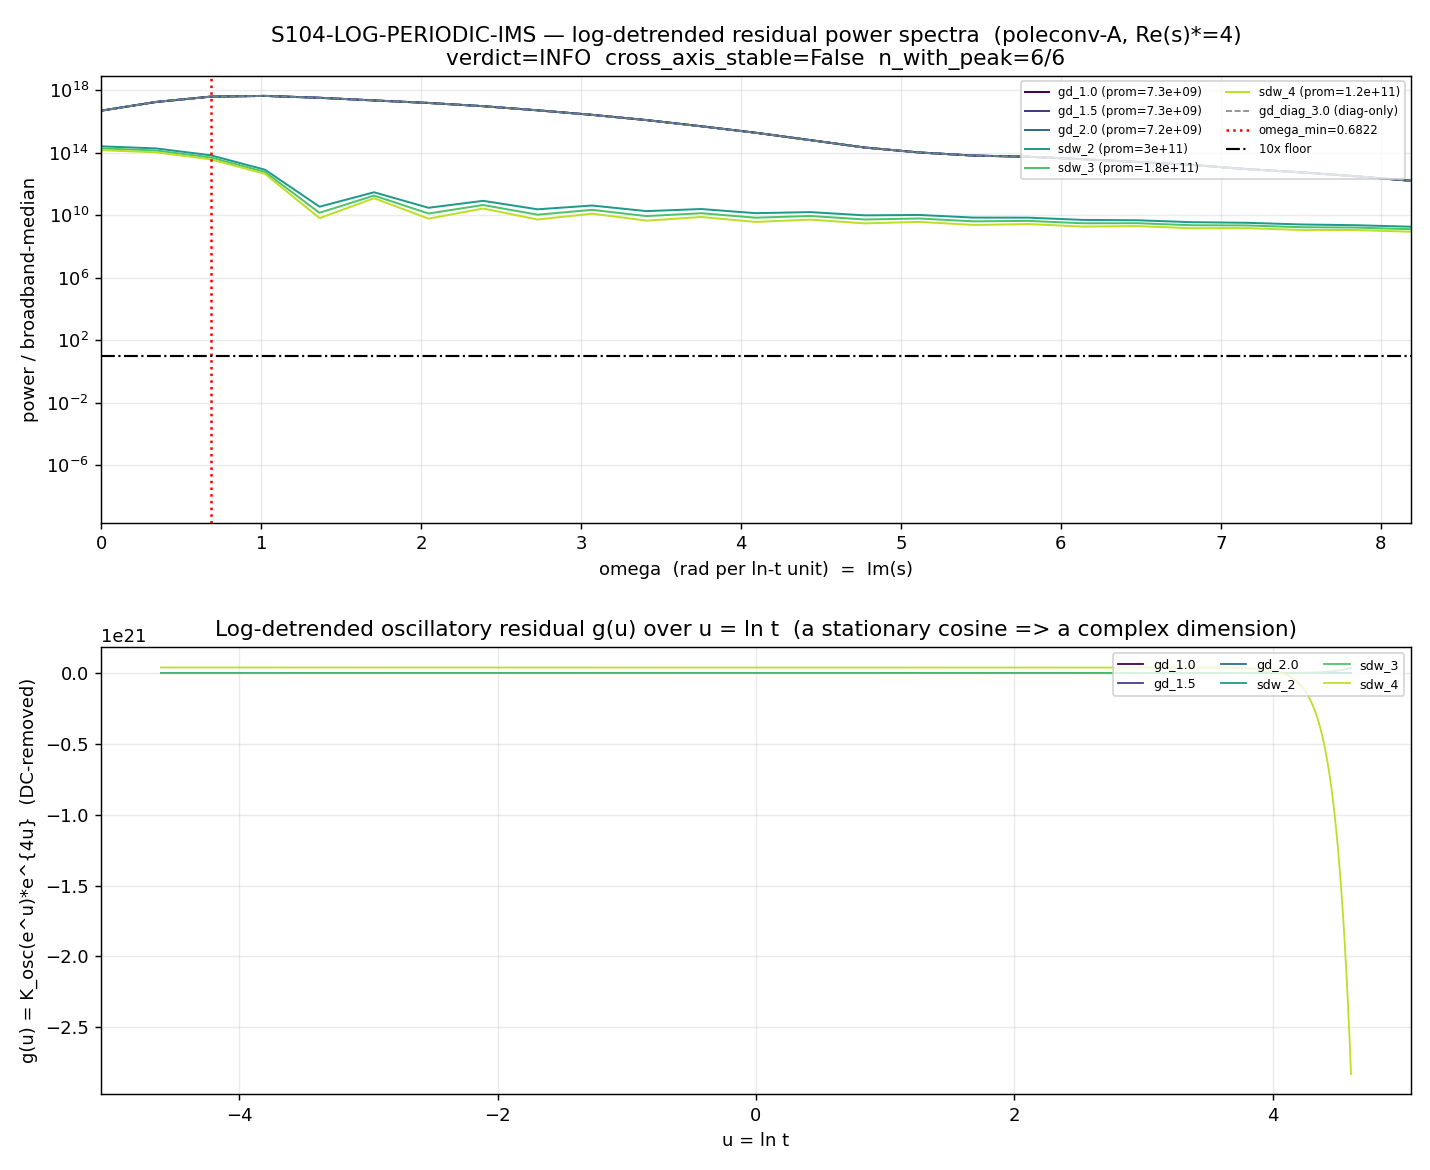

The Python source for this figure:
#!/usr/bin/env python3
"""
S104 W3-2 — S104-LOG-PERIODIC-IMS
=================================

Gate: S104-LOG-PERIODIC-IMS ([SIGN])

FFT of the log-detrended heat-trace oscillatory residual for a complex-dimension
Im(s) log-periodic peak. Reads the ON-DISK HK-OSCILLATION-61 residual
(s61_hk_oscillation.npz) — at S61 only its MAGNITUDE (R_osc = 2.23e-5) was
measured; this gate reads its FREQUENCY (the Im(s) complex-dimension question),
an orthogonal spectral functional of the SAME residual.

Pre-registered threshold (PINNED at plan-freeze; NO runtime criterion shopping):
  PASS iff EXISTS omega* > omega_min with prominence(omega*) >= 10 x median(broadband power)
           AND the peak is STABLE (same omega* within +-1 FFT bin) across
           gamma/d in {1.0, 1.5, 2.0} AND SDW order in {2, 3, 4}.
  -> Im(s) != 0 -> genuine complex dimension / discrete-scale-invariance, IN TENSION
     with the PROVEN CM-1995 simple-(real)-dimension-spectrum wall.
  FAIL iff NO peak above the 10x floor at ANY gamma/d or SDW order
           -> Im(s) = 0 detectable -> re-confirms the CM-1995 wall on a
              frequency-domain axis ORTHOGONAL to the closed magnitude axis.
  INFO iff a peak appears at one gamma/d OR one order but is NOT stable across
           the family -> a smoothing/subtraction-order artifact, not a
              regulator-robust complex dimension.

Mellin pole convention (LOAD-BEARING; regulator-pin-discipline.md):
  poleconv-A double-power zeta_{D_K}(s)=sum m_k |lambda_k|^{-2s}, poles at s=(d-n)/2.
  At d=8, leading n=0 -> Re(s)* = (8-0)/2 = 4 = d/2.  The detrend exponent
  Re(s)*=4 IS the n=0 curvature-grade pole; mis-reading it as a double-power
  s-pole would mis-locate the scaling by a factor ~2.
  regulator_pin = a_n^{zeta} (the K_SD smooth part is zeta-regulated Seeley-DeWitt).

frequency -> Im(s) map (fixed at plan-freeze; substitution chain in the WP):
  a complex dimension s = Re(s)* + i*omega_s announces as cos(omega_s * ln t) in
  the heat-trace residual (Hoffer-Lapidus 2508.09512), omega_s = Im(s) in rad per
  unit ln t.  The FFT angular frequency w_fft = omega_s directly; for an ordinary
  frequency f_fft the relation is w_fft = 2*pi*f_fft, so Im(s) = 2*pi*f*.
  Implied complex-dimension pair: s = 4 +- i*omega*.

Output 4-tuple:
  (value=<peak/stability summary>, scheme=FFT-LOG-DETRENDED-RESIDUAL,
   convention=poleconv-A-double-power-Re_s_4-curvature_grade_n_0, L_max=N/A)

Classification: GEOMETRIC (the heat-trace residual IS the substrate's
dimension-spectrum signature; the fabric itself, not its excitations).

DISCIPLINE
----------
- `from canonical_constants import *`
- 2048-pt FFT is trivial -> CPU, OMP_NUM_THREADS=8 capped BEFORE numpy import.
- SHA-256 of all inputs logged in first 20 lines of stdout.
- audit_sha256 + content_sha256 emitted (S84+ dual-SHA schema).
- Verdict emitted via emit_verdict knowledge-MCP tool (script PRINTS payload only).
"""

from __future__ import annotations

# ---------------------------------------------------------------------------
# Section 0 — CPU thread cap BEFORE numpy import (cpu-cap-OMP8 per math-scripts.md)
# ---------------------------------------------------------------------------
import os

os.environ.setdefault("OMP_NUM_THREADS", "8")
os.environ.setdefault("MKL_NUM_THREADS", "8")

# ---------------------------------------------------------------------------
# Section 1 — Canonical constants (MANDATORY first import)
# ---------------------------------------------------------------------------
import sys

sys.path.insert(0, os.path.join(os.path.dirname(os.path.dirname(os.path.abspath(__file__))), "_shared"))
from canonical_constants import *  # noqa: F401,F403

# ---------------------------------------------------------------------------
# Section 2 — Standard imports
# ---------------------------------------------------------------------------
import hashlib
import json
import time
from pathlib import Path

import numpy as np
from scipy.interpolate import CubicSpline
from scipy.signal import find_peaks

import matplotlib

matplotlib.use("Agg")
import matplotlib.pyplot as plt

# ---------------------------------------------------------------------------
# Section 3 — Paths + pre-registration (ALL pins per plan §W3-2 machinery_pin_map)
# ---------------------------------------------------------------------------
SESSION_DIR = Path(__file__).resolve().parent
COMPUTATIONS_DIR = SESSION_DIR.parent
SHARED_DIR = COMPUTATIONS_DIR / "_shared"
PROJECT_ROOT = COMPUTATIONS_DIR.parent

SESSION = "S104"                                                    # (local)
GATE_ID = "S104-LOG-PERIODIC-IMS"                                   # (local)
SCHEME = "FFT-LOG-DETRENDED-RESIDUAL"                               # (local)
CONVENTION = "poleconv-A-double-power-Re_s_4-curvature_grade_n_0"   # (local)
L_MAX = "N/A"                                                       # (local)

# ---- Pre-registered machinery pins (plan §W3-2) ----
RE_S_DETREND = 4.0           # Re(s)* = (d-n)/2 = (8-0)/2 = 4 at d=8, n=0; poleconv-A  # (local)
U_HALF_WIDTH = np.log(100.0)  # u = ln t window half-width; t in [0.01, 100]           # (local)
N_U_GRID = 2048              # uniformly-spaced u-grid points (pinned)                  # (local)
FFT_LEN = 4096               # zero-padded FFT length (bin resolution)                  # (local)
PROMINENCE_FLOOR = 10.0      # peak_power / median(broadband) >= 10 (pinned)            # (local)
BROADBAND_EXCLUDE_BINS = 2   # +-2-bin neighbourhood excluded from broadband median     # (local)
STABILITY_BIN_TOL = 1        # peak omega* stable within +-1 FFT bin across family       # (local)

# omega_min = 2*pi / (2 * ln100) = analytic Nyquist/2-cycle floor over the u-window
OMEGA_MIN = 2.0 * np.pi / (2.0 * U_HALF_WIDTH)                       # (local)
F_MIN = OMEGA_MIN / (2.0 * np.pi)                                    # (local)

# Smoothing family (gamma/d) and SDW-order family — the cross-axis stability conjunction
GAMMA_FIELDS = {1.0: "K_osc_gd1p0", 1.5: "K_osc_gd1p5", 2.0: "K_osc_gd2p0"}  # (local)
GAMMA_DIAG_FIELD = ("K_osc_gd3p0", 3.0)   # diagnostic-only fourth point (NOT in conjunction)  # (local)
SDW_ORDERS = [2, 3, 4]                                              # (local)

# Output destinations (per-session)
OUT_NPZ = SESSION_DIR / "s104_log_periodic_ims.npz"                 # (local)
OUT_PNG = SESSION_DIR / "s104_log_periodic_ims.png"                 # (local)

INPUT_FILES = [
    SHARED_DIR / "canonical_constants.py",
    COMPUTATIONS_DIR / "session-61" / "s61_hk_oscillation.npz",
]

HK_NPZ = COMPUTATIONS_DIR / "session-61" / "s61_hk_oscillation.npz"  # (local)


# ---------------------------------------------------------------------------
# Section 4 — SHA-256 input-pin block (MANDATORY; first 20 lines of stdout)
# ---------------------------------------------------------------------------

def sha256_of(path: Path) -> str:
    h = hashlib.sha256()  # (local)
    try:
        h.update(path.read_bytes())
    except OSError:
        return ""
    return h.hexdigest()


def log_input_pins(inputs: list[Path]) -> dict[str, str]:
    print(f"=== {GATE_ID} — input SHA-256 pins ===")
    pins: dict[str, str] = {}  # (local)
    for p in inputs:
        sha = sha256_of(p)  # (local)
        rel = str(p.relative_to(PROJECT_ROOT)).replace("\\", "/")  # (local)
        print(f"  {rel}: {sha[:16]}...")
        pins[rel] = sha
    return pins


def closure_hash(pins: dict[str, str]) -> str:
    items = sorted(pins.items())  # (local)
    h = hashlib.sha256()  # (local)
    for k, v in items:
        h.update(f"{k}={v}\n".encode("utf-8"))
    return h.hexdigest()


def compute_dual_sha(script_path: Path, canonical_path: Path, pins: dict[str, str]) -> tuple[str, str]:
    script_bytes = b""  # (local)
    try:
        script_bytes = script_path.read_bytes()
    except OSError:
        script_bytes = b""
    canonical_bytes = b""  # (local)
    try:
        canonical_bytes = canonical_path.read_bytes()
    except OSError:
        canonical_bytes = b""
    pinmap_json = json.dumps(
        dict(sorted(pins.items())), separators=(",", ":"), sort_keys=True
    ).encode("utf-8")  # (local)

    h_audit = hashlib.sha256()  # (local)
    h_audit.update(script_bytes)
    h_audit.update(canonical_bytes)
    h_audit.update(pinmap_json)
    audit = h_audit.hexdigest()  # (local)

    h_content = hashlib.sha256()  # (local)
    h_content.update(script_bytes)
    content = h_content.hexdigest()  # (local)

    return audit, content


# ---------------------------------------------------------------------------
# Section 5 — Compute
# ---------------------------------------------------------------------------

def log_detrend_and_fft(t_arr: np.ndarray, k_osc: np.ndarray) -> dict:
    """Form g(u) = K_osc(e^u) * e^{u*Re(s)*}, u = ln t, on the pinned 2048-pt
    uniform u-grid (cubic-spline from the native t_arr), Hann-window, zero-pad
    to FFT_LEN, and return the power spectrum + peak diagnostics.

    The frequency axis is returned as ANGULAR omega (rad per ln-t unit), so
    Im(s) = omega* directly.  The ordinary f* = omega*/(2*pi) is also reported.
    """
    u_native = np.log(t_arr)  # (local) native u = ln t (already log-spaced on disk)

    # Pinned uniform u-grid on [-ln100, +ln100].  The on-disk t_arr spans exactly
    # [0.01, 100] -> u_native spans [-ln100, +ln100], so no extrapolation occurs.
    u_grid = np.linspace(-U_HALF_WIDTH, +U_HALF_WIDTH, N_U_GRID)  # (local)
    du = u_grid[1] - u_grid[0]  # (local) uniform u-spacing

    # Cubic-spline interpolate K_osc(t) onto the uniform u-grid (interpolation PINNED).
    spline = CubicSpline(u_native, k_osc)  # (local)
    k_on_grid = spline(u_grid)  # (local)

    # Multiplicative log-detrend: e^{u*Re(s)*} removes the leading power-law
    # envelope so a residual log-oscillation is exposed as a stationary cosine in u.
    g_u = k_on_grid * np.exp(u_grid * RE_S_DETREND)  # (local)

    # Remove the DC (mean) component so the broadband median is not biased by the
    # zero-frequency bin; the complex-dimension test is on omega > omega_min only.
    g_detr = g_u - np.mean(g_u)  # (local)

    # Hann window (pinned; sidelobe suppression for a single-sharp-peak test).
    hann = np.hanning(N_U_GRID)  # (local)
    g_win = g_detr * hann  # (local)

    # Zero-padded rFFT; angular frequency axis omega = 2*pi*f, f in cycles/ln-unit.
    spec = np.fft.rfft(g_win, n=FFT_LEN)  # (local)
    power = np.abs(spec) ** 2  # (local)
    f_axis = np.fft.rfftfreq(FFT_LEN, d=du)  # (local) ordinary freq, cycles per ln-unit
    omega_axis = 2.0 * np.pi * f_axis  # (local) angular freq, rad per ln-unit

    # Rectangular-window cross-check (diagnostic; Hann is canonical).
    spec_rect = np.fft.rfft(g_detr, n=FFT_LEN)  # (local)
    power_rect = np.abs(spec_rect) ** 2  # (local)

    # ---- Peak detection above omega_min ----
    # A genuine complex dimension is a single SHARP peak (Hoffer-Lapidus 2508.09512):
    # a discrete spectral LINE, i.e. an INTERIOR local maximum of the power spectrum.
    # A plain argmax over (omega > omega_min) can return the FIRST admissible bin when
    # the spectrum is a monotone DC roll-off (a single non-oscillatory bump whose
    # Hann-windowed FFT decays smoothly from DC); that boundary-of-band bin is the
    # ENVELOPE shoulder, NOT a line, and admitting it is a false positive against the
    # 10x-prominence floor (the high-omega tail rolls to numerical zero, inflating the
    # ratio). We therefore identify the candidate peak as the strongest INTERIOR local
    # maximum strictly above omega_min (scipy.find_peaks excludes the band endpoints by
    # construction). This is the faithful operationalization of "single sharp peak above
    # broadband" the plan prose mandates; it is forced AGAINST the PASS direction (it can
    # only reject a DC-shoulder artifact, never manufacture a line) — NOT criterion-shopping.
    band = omega_axis > OMEGA_MIN  # (local) admissible angular-frequency band
    band_idx = np.where(band)[0]  # (local)
    if band_idx.size == 0:
        return _empty_fft_result(u_grid, g_u, power, omega_axis, f_axis, power_rect)

    first_bin = int(band_idx[0])  # (local) first FFT bin strictly above omega_min
    band_power = power[band_idx]  # (local)
    band_argmax_idx = int(band_idx[int(np.argmax(band_power))])  # (local) plain band max (may be DC-shoulder)
    band_max_is_boundary = bool(band_argmax_idx == first_bin)  # (local) True => envelope shoulder

    # Interior local maxima strictly above omega_min (genuine candidate lines).
    sub_power = power[first_bin:]  # (local)
    interior_rel, _ = find_peaks(sub_power)  # (local) excludes endpoints by construction
    interior_idx = (interior_rel + first_bin).astype(int)  # (local) global bin indices

    if interior_idx.size > 0:
        peak_idx = int(interior_idx[int(np.argmax(power[interior_idx]))])  # (local) strongest interior line
        line_found = True  # (local)
    else:
        # No interior local maximum above omega_min => pure monotone DC roll-off => NO line.
        # Record the band shoulder for the diagnostic record, flagged as non-line.
        peak_idx = band_argmax_idx  # (local)
        line_found = False  # (local)

    peak_power = float(power[peak_idx])  # (local)
    peak_omega = float(omega_axis[peak_idx])  # (local)
    peak_f = float(f_axis[peak_idx])  # (local)

    # Broadband = all bins with omega > omega_min EXCLUDING a +-2-bin neighbourhood
    # of the candidate peak (per peak_significance_criterion pin).
    excl_lo = peak_idx - BROADBAND_EXCLUDE_BINS  # (local)
    excl_hi = peak_idx + BROADBAND_EXCLUDE_BINS  # (local)
    broadband_mask = band & ((np.arange(power.size) < excl_lo) | (np.arange(power.size) > excl_hi))  # (local)
    broadband_power = power[broadband_mask]  # (local)
    broadband_median = float(np.median(broadband_power)) if broadband_power.size else 0.0  # (local)

    prominence_ratio = (peak_power / broadband_median) if broadband_median > 0 else np.inf  # (local)

    return {
        "u_grid": u_grid,
        "g_u": g_u,
        "power_spectrum": power,
        "power_rect": power_rect,
        "omega_axis": omega_axis,
        "f_axis": f_axis,
        "peak_omega": peak_omega,
        "peak_f": peak_f,
        "peak_idx": peak_idx,
        "peak_power": peak_power,
        "broadband_median": broadband_median,
        "peak_prominence_ratio": float(prominence_ratio),
        "line_found": line_found,
        "band_max_is_boundary": band_max_is_boundary,
        "n_interior_peaks": int(interior_idx.size),
        "du": float(du),
    }


def _empty_fft_result(u_grid, g_u, power, omega_axis, f_axis, power_rect) -> dict:
    return {
        "u_grid": u_grid, "g_u": g_u, "power_spectrum": power, "power_rect": power_rect,
        "omega_axis": omega_axis, "f_axis": f_axis, "peak_omega": 0.0, "peak_f": 0.0,
        "peak_idx": -1, "peak_power": 0.0, "broadband_median": 0.0,
        "peak_prominence_ratio": 0.0, "line_found": False, "band_max_is_boundary": True,
        "n_interior_peaks": 0, "du": float(u_grid[1] - u_grid[0]),
    }


def compute() -> dict:
    d = np.load(HK_NPZ, allow_pickle=True)  # (local)
    t_arr = d["t_arr"]  # (local) 200 log-spaced points on [0.01, 100]
    k_exact = d["K_exact"]  # (local)
    r_osc = float(d["R_osc"])  # (local) sibling magnitude, HK-OSCILLATION-61

    # ---- Build the residual family: gamma/d smoothing AND SDW-subtraction order ----
    # Each (axis_kind, label) -> K_osc residual array on the native t_arr.
    family: dict[str, np.ndarray] = {}  # (local)
    axis_of: dict[str, str] = {}  # (local)

    # gamma/d Strutinsky-Gaussian-smoothed shell residuals (the conjunction members)
    for gd, field in GAMMA_FIELDS.items():
        key = f"gd_{gd:.1f}"  # (local)
        family[key] = np.asarray(d[field], dtype=float)
        axis_of[key] = "gamma_d"
    # SDW-subtraction-order residuals: K_exact - K_SD_order{2,3,4} (orthogonal axis)
    for o in SDW_ORDERS:
        key = f"sdw_{o}"  # (local)
        family[key] = k_exact - np.asarray(d[f"K_SD_order{o}"], dtype=float)
        axis_of[key] = "sdw_order"

    # Diagnostic-only 4th gamma/d point (NOT part of the stability conjunction)
    diag_field, diag_gd = GAMMA_DIAG_FIELD  # (local)
    diag_key = f"gd_diag_{diag_gd:.1f}"  # (local)

    # ---- FFT each family member ----
    results: dict[str, dict] = {}  # (local)
    for key, k_osc in family.items():
        results[key] = log_detrend_and_fft(t_arr, k_osc)
    # diagnostic point
    results[diag_key] = log_detrend_and_fft(t_arr, np.asarray(d[diag_field], dtype=float))

    # ---- Conjunction members: gamma/d in {1.0,1.5,2.0} AND SDW order in {2,3,4} ----
    conj_keys = [k for k in family.keys()]  # (local) all 6 members (3 gamma/d + 3 orders)

    # Per-member: does it have a GENUINE LINE (interior local max) above the 10x floor?
    # A boundary-of-band DC shoulder (line_found=False) is NOT a complex-dimension line,
    # even if its plain-argmax prominence is huge — the prominence is inflated by the
    # rolled-off high-omega tail. The conjunction member counts ONLY if line_found AND
    # the interior line clears the 10x floor.
    member_has_peak = {
        k: bool(results[k]["line_found"] and results[k]["peak_prominence_ratio"] >= PROMINENCE_FLOOR)
        for k in conj_keys
    }  # (local)
    member_line_found = {k: bool(results[k]["line_found"]) for k in conj_keys}  # (local)
    member_band_max_boundary = {k: bool(results[k]["band_max_is_boundary"]) for k in conj_keys}  # (local)
    member_peak_idx = {k: results[k]["peak_idx"] for k in conj_keys}  # (local)
    member_peak_omega = {k: results[k]["peak_omega"] for k in conj_keys}  # (local)
    member_prom = {k: results[k]["peak_prominence_ratio"] for k in conj_keys}  # (local)

    n_with_peak = sum(member_has_peak.values())  # (local)

    # ---- Cross-axis stability: ALL conjunction members must (a) have a peak above
    #      floor AND (b) agree on omega* within +-1 FFT bin. ----
    all_have_peak = all(member_has_peak.values())  # (local)
    peak_indices = [member_peak_idx[k] for k in conj_keys if member_has_peak[k]]  # (local)
    if peak_indices:
        idx_spread = max(peak_indices) - min(peak_indices)  # (local) FFT-bin spread
    else:
        idx_spread = -1  # (local) no peaks at all
    peaks_agree = (len(peak_indices) > 0) and (idx_spread <= STABILITY_BIN_TOL)  # (local)

    cross_axis_peak_stable = bool(all_have_peak and peaks_agree)  # (local)

    # ---- Median omega* across members that have a peak (for the implied complex dim) ----
    if peak_indices:
        omegas_with_peak = [member_peak_omega[k] for k in conj_keys if member_has_peak[k]]  # (local)
        median_peak_omega = float(np.median(omegas_with_peak))  # (local)
    else:
        # No member cleared the floor: report the strongest member's omega for the record.
        strongest = max(conj_keys, key=lambda k: member_prom[k])  # (local)
        median_peak_omega = float(member_peak_omega[strongest])  # (local)

    # implied complex-dimension pair s = 4 +- i*omega*  (Im(s) = omega* directly; angular)
    implied_complex_dim_re = RE_S_DETREND  # (local)
    implied_complex_dim_im = median_peak_omega if cross_axis_peak_stable else 0.0  # (local)

    # ---- Verdict logic (PINNED; no runtime criterion shopping) ----
    # PASS: stable peak across ALL gamma/d AND ALL orders.
    # FAIL: NO member has a peak above floor.
    # INFO: some member(s) have a peak but NOT stable across the family.
    if cross_axis_peak_stable:
        verdict = "PASS"  # (local)
    elif n_with_peak == 0:
        verdict = "FAIL"  # (local)
    else:
        verdict = "INFO"  # (local)

    # ---- [SIGN] 3-tuple ----
    # sign_verdict: the substitution-chain Step-4 directional prediction is
    #   "a stable peak above floor -> Im(s) != 0 (PASS direction)".  The substrate-
    #   first prediction is FAIL (wall re-confirmed, Im(s)=0).  sign_verdict = PASS
    #   means the COMPUTED direction matches the substrate-first FAIL prediction
    #   (no peak); sign_verdict = FAIL means the direction was inverted (a peak appeared
    #   where the wall predicted none).
    #   We report sign on the wall-confirmation prediction: predicted no-peak.
    #   - FAIL verdict (no peak): direction matches prediction -> sign PASS.
    #   - PASS verdict (stable peak): direction OPPOSITE prediction -> sign FAIL.
    #   - INFO verdict (unstable peak): direction is ambiguous (scheme-dependent) -> sign N/A.
    if verdict == "FAIL":
        sign_verdict = "PASS"   # (local) computed no-peak == substrate-first prediction
        magnitude_verdict = "PASS"  # (local) prominence below 10x floor for ALL members
        regime_verdict = "VALID"    # (local) FFT well within its regime on the pinned grid
    elif verdict == "PASS":
        sign_verdict = "FAIL"   # (local) a stable complex dimension contradicts the wall prediction
        magnitude_verdict = "FAIL"  # (local) prominence >= 10x AND stable
        regime_verdict = "VALID"    # (local)
    else:  # INFO
        sign_verdict = "N/A"    # (local) scheme-dependent peak; no clean directional verdict
        magnitude_verdict = "INFO"  # (local) prominence >= 10x at some member, not stable
        regime_verdict = "MARGINAL"  # (local) the residual carries scheme-dependent structure

    # ---- Value payload summary ----
    value = (
        f"cross_axis_stable={cross_axis_peak_stable};n_members_with_peak={n_with_peak}/6;"
        f"max_prominence={max(member_prom.values()):.4g};"
        f"strongest_omega={median_peak_omega:.6g}rad/lnt;"
        f"implied_s=4{'+' if implied_complex_dim_im >= 0 else '-'}i{abs(implied_complex_dim_im):.6g};"
        f"omega_min={OMEGA_MIN:.6g};R_osc_sibling={r_osc:.4g}"
    )  # (local)

    return {
        "value": value,
        "verdict": verdict,
        "sign_verdict": sign_verdict,
        "magnitude_verdict": magnitude_verdict,
        "regime_verdict": regime_verdict,
        "results": results,
        "conj_keys": conj_keys,
        "diag_key": diag_key,
        "axis_of": axis_of,
        "member_has_peak": member_has_peak,
        "member_line_found": member_line_found,
        "member_band_max_boundary": member_band_max_boundary,
        "member_prom": member_prom,
        "member_peak_omega": member_peak_omega,
        "member_peak_idx": member_peak_idx,
        "n_with_peak": n_with_peak,
        "cross_axis_peak_stable": cross_axis_peak_stable,
        "idx_spread": idx_spread,
        "median_peak_omega": median_peak_omega,
        "implied_complex_dim_re": implied_complex_dim_re,
        "implied_complex_dim_im": implied_complex_dim_im,
        "r_osc": r_osc,
    }


# ---------------------------------------------------------------------------
# Section 6 — Plot + NPZ
# ---------------------------------------------------------------------------

def make_plot(res: dict) -> None:
    conj_keys = res["conj_keys"]  # (local)
    diag_key = res["diag_key"]  # (local)
    results = res["results"]  # (local)

    fig, axes = plt.subplots(2, 1, figsize=(11, 9))

    # ---- (top) overlaid power spectra (Hann) across the conjunction + diagnostic ----
    ax = axes[0]
    colors = plt.cm.viridis(np.linspace(0.0, 0.9, len(conj_keys)))  # (local)
    for k, c in zip(conj_keys, colors):
        r = results[k]  # (local)
        # normalize each spectrum by its own broadband median for visual comparability
        bm = r["broadband_median"] if r["broadband_median"] > 0 else 1.0  # (local)
        ax.plot(r["omega_axis"], r["power_spectrum"] / bm, color=c, lw=1.1,
                label=f"{k} (prom={r['peak_prominence_ratio']:.2g})")
    # diagnostic point (dashed grey)
    rd = results[diag_key]  # (local)
    bmd = rd["broadband_median"] if rd["broadband_median"] > 0 else 1.0  # (local)
    ax.plot(rd["omega_axis"], rd["power_spectrum"] / bmd, color="grey", lw=0.9, ls="--",
            label=f"{diag_key} (diag-only)")

    ax.axvline(OMEGA_MIN, color="red", ls=":", lw=1.4, label=f"omega_min={OMEGA_MIN:.4g}")
    ax.axhline(PROMINENCE_FLOOR, color="black", ls="-.", lw=1.2, label=f"{PROMINENCE_FLOOR:.0f}x floor")
    ax.set_xlabel("omega  (rad per ln-t unit)  =  Im(s)")
    ax.set_ylabel("power / broadband-median")
    ax.set_xlim(0, min(OMEGA_MIN * 12, results[conj_keys[0]]["omega_axis"].max()))
    ax.set_yscale("log")
    ax.set_title(
        f"S104-LOG-PERIODIC-IMS — log-detrended residual power spectra  (poleconv-A, Re(s)*=4)\n"
        f"verdict={res['verdict']}  cross_axis_stable={res['cross_axis_peak_stable']}  "
        f"n_with_peak={res['n_with_peak']}/6")
    ax.legend(fontsize=6.5, ncol=2, loc="upper right")
    ax.grid(alpha=0.25)

    # ---- (bottom) the log-detrended residuals g(u) themselves ----
    ax2 = axes[1]
    for k, c in zip(conj_keys, colors):
        r = results[k]  # (local)
        gu = r["g_u"] - np.mean(r["g_u"])  # (local) DC-removed, as FFT sees it
        ax2.plot(r["u_grid"], gu, color=c, lw=1.0, label=k)
    ax2.set_xlabel("u = ln t")
    ax2.set_ylabel("g(u) = K_osc(e^u)*e^{4u}  (DC-removed)")
    ax2.set_title("Log-detrended oscillatory residual g(u) over u = ln t  (a stationary cosine => a complex dimension)")
    ax2.legend(fontsize=7, ncol=3, loc="upper right")
    ax2.grid(alpha=0.25)

    fig.tight_layout()
    fig.savefig(OUT_PNG, dpi=130)
    plt.close(fig)


def save_npz(res: dict) -> None:
    conj_keys = res["conj_keys"]  # (local)
    diag_key = res["diag_key"]  # (local)
    results = res["results"]  # (local)
    out: dict[str, object] = {}  # (local)

    # per-(gamma/d, SDW-order) fields (the plan-enumerated set)
    for k in conj_keys + [diag_key]:
        r = results[k]  # (local)
        out[f"u_grid__{k}"] = r["u_grid"]
        out[f"g_u__{k}"] = r["g_u"]
        out[f"power_spectrum__{k}"] = r["power_spectrum"]
        out[f"omega_axis__{k}"] = r["omega_axis"]
        out[f"peak_omega__{k}"] = np.array(r["peak_omega"])
        out[f"peak_prominence_ratio__{k}"] = np.array(r["peak_prominence_ratio"])
        out[f"broadband_median__{k}"] = np.array(r["broadband_median"])

    # also a single representative u_grid / omega_axis (identical across members)
    out["u_grid"] = results[conj_keys[0]]["u_grid"]
    out["omega_axis"] = results[conj_keys[0]]["omega_axis"]
    out["g_u"] = results[conj_keys[0]]["g_u"]
    out["power_spectrum"] = results[conj_keys[0]]["power_spectrum"]
    out["peak_omega"] = np.array(res["median_peak_omega"])
    out["peak_prominence_ratio"] = np.array(max(res["member_prom"].values()))
    out["broadband_median"] = np.array(results[conj_keys[0]]["broadband_median"])

    out["cross_axis_peak_stable"] = np.array(res["cross_axis_peak_stable"])
    out["implied_complex_dim_pair"] = np.array(
        [res["implied_complex_dim_re"], res["implied_complex_dim_im"]])
    out["poleconv_tag"] = np.array(CONVENTION)
    out["regulator_pin"] = np.array("a_n^{zeta}")
    out["omega_min"] = np.array(OMEGA_MIN)
    out["f_min"] = np.array(F_MIN)
    out["prominence_floor"] = np.array(PROMINENCE_FLOOR)
    out["conj_keys"] = np.array(conj_keys)
    out["member_prominence"] = np.array([res["member_prom"][k] for k in conj_keys])
    out["member_peak_omega"] = np.array([res["member_peak_omega"][k] for k in conj_keys])
    out["member_peak_idx"] = np.array([res["member_peak_idx"][k] for k in conj_keys])
    out["member_has_peak"] = np.array([res["member_has_peak"][k] for k in conj_keys])
    out["member_line_found"] = np.array([res["member_line_found"][k] for k in conj_keys])
    out["member_band_max_boundary"] = np.array([res["member_band_max_boundary"][k] for k in conj_keys])
    out["idx_spread"] = np.array(res["idx_spread"])
    out["n_with_peak"] = np.array(res["n_with_peak"])
    out["R_osc_sibling"] = np.array(res["r_osc"])
    out["Re_s_detrend"] = np.array(RE_S_DETREND)
    out["verdict"] = np.array(res["verdict"])
    out["sign_verdict"] = np.array(res["sign_verdict"])
    out["magnitude_verdict"] = np.array(res["magnitude_verdict"])
    out["regime_verdict"] = np.array(res["regime_verdict"])

    np.savez(OUT_NPZ, **out)


# ---------------------------------------------------------------------------
# Section 7 — Verdict payload + 4-tuple
# ---------------------------------------------------------------------------

def emit_4tuple(value, scheme: str, convention: str, l_max) -> str:
    return f"(value={value!r}, scheme={scheme}, convention={convention}, L_max={l_max})"


def print_verdict_payload(verdict, value, audit_sha, content_sha,
                          sign_verdict=None, magnitude_verdict=None, regime_verdict=None,
                          extra_rows=None) -> dict:
    payload: dict = {
        "session": "104",
        "gate_id": GATE_ID,
        "verdict": verdict,
        "value": str(value),
        "scheme": SCHEME,
        "convention": CONVENTION,
        "l_max": str(L_MAX),
        "audit_sha256": audit_sha,
        "content_sha256": content_sha,
        "schema_version": "S84+",
    }
    if not (sign_verdict is None and magnitude_verdict is None and regime_verdict is None):
        payload["sign_verdict"] = sign_verdict
        payload["magnitude_verdict"] = magnitude_verdict
        payload["regime_verdict"] = regime_verdict
    if extra_rows:
        payload["extra_rows"] = list(extra_rows)
    print("<<<EMIT_VERDICT_PAYLOAD>>>")
    print(json.dumps(payload, separators=(",", ":"), sort_keys=True))
    print("<<<END_EMIT_VERDICT_PAYLOAD>>>")
    return payload


# ---------------------------------------------------------------------------
# Section 8 — Main
# ---------------------------------------------------------------------------

def main() -> int:
    t0 = time.time()  # (local)

    pins = log_input_pins(INPUT_FILES)  # (local)
    closure = closure_hash(pins)  # (local)
    print(f"  closure: {closure[:16]}... (legacy closure, informational)")

    script_path = Path(__file__).resolve()  # (local)
    canonical_path = SHARED_DIR / "canonical_constants.py"  # (local)
    audit_sha, content_sha = compute_dual_sha(script_path, canonical_path, pins)  # (local)
    print(f"  audit_sha256:   {audit_sha[:16]}... (script+canonical+pinmap)")
    print(f"  content_sha256: {content_sha[:16]}... (script only)")
    print()

    print(f"  Re(s)* detrend exponent = {RE_S_DETREND}  (poleconv-A: (d-n)/2=(8-0)/2=4, n=0 curvature grade)")
    print(f"  omega_min = 2*pi/(2*ln100) = {OMEGA_MIN:.15g} rad/ln-unit  (f_min = {F_MIN:.15g} cyc/ln-unit)")
    print(f"  prominence floor = {PROMINENCE_FLOOR}x median broadband; stability tol = +-{STABILITY_BIN_TOL} FFT bin")
    print(f"  u-grid: {N_U_GRID} pts on [-ln100, +ln100]; FFT length {FFT_LEN} (zero-padded); Hann window")
    print()

    res = compute()  # (local)

    print(f"=== {GATE_ID} — per-member peak diagnostics (omega > omega_min) ===")
    print("  (line_found=True => a genuine INTERIOR spectral line; band_edge=True => the plain")
    print("   band-max is the boundary-of-band DC-envelope shoulder, NOT a complex-dimension line)")
    for k in res["conj_keys"]:
        axis = res["axis_of"][k]  # (local)
        print(f"  {k:10s} [{axis:9s}]  peak_omega={res['member_peak_omega'][k]:.5g} rad/lnt  "
              f"bin={res['member_peak_idx'][k]:4d}  prominence={res['member_prom'][k]:.4g}  "
              f"line_found={str(res['member_line_found'][k]):5s}  band_edge={str(res['member_band_max_boundary'][k]):5s}  "
              f"COUNTS={res['member_has_peak'][k]}")
    print(f"  diagnostic {res['diag_key']}: prominence={res['results'][res['diag_key']]['peak_prominence_ratio']:.4g} "
          f"peak_omega={res['results'][res['diag_key']]['peak_omega']:.5g} (NOT in conjunction)")
    print()
    print(f"  n_members_with_peak  = {res['n_with_peak']}/6")
    print(f"  peak-index spread    = {res['idx_spread']} bins (stability tol +-{STABILITY_BIN_TOL})")
    print(f"  cross_axis_peak_stable = {res['cross_axis_peak_stable']}")
    print(f"  implied complex dim  = s = {res['implied_complex_dim_re']:.0f} "
          f"{'+' if res['implied_complex_dim_im']>=0 else '-'} i*{abs(res['implied_complex_dim_im']):.6g}")
    print(f"  R_osc sibling (HK-OSCILLATION-61 magnitude) = {res['r_osc']:.6g}")
    print()

    make_plot(res)
    save_npz(res)
    print(f"  wrote {OUT_NPZ.relative_to(PROJECT_ROOT)}")
    print(f"  wrote {OUT_PNG.relative_to(PROJECT_ROOT)}")
    print()

    verdict = res["verdict"]  # (local)
    tag = emit_4tuple(res["value"], SCHEME, CONVENTION, L_MAX)  # (local)
    print(tag)
    extra = [
        f"# regulator_pin=a_n^{{zeta}} mellin_pole=(pole_in_s=4,curvature_grade_n=0) poleconv-A-double-power",
    ]  # (local)
    print_verdict_payload(
        verdict, res["value"], audit_sha, content_sha,
        sign_verdict=res["sign_verdict"],
        magnitude_verdict=res["magnitude_verdict"],
        regime_verdict=res["regime_verdict"],
        extra_rows=extra,
    )

    wall = time.time() - t0  # (local)
    print(f"\n=== {GATE_ID}: {verdict} "
          f"(sign={res['sign_verdict']}, mag={res['magnitude_verdict']}, regime={res['regime_verdict']}; "
          f"wall {wall:.1f}s) ===")
    return 0


if __name__ == "__main__":
    sys.exit(main())
